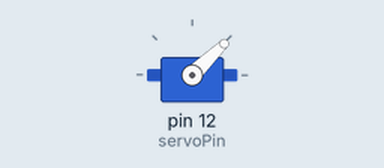
Simulated run of this sketch. Board: Arduino Uno, built with avr-gcc and run on an emulated ATmega328P. On the bench: servo.

Above: at 0.05 s.
Timing chart, 0 to 4.6 s (numbered marks = the images above):
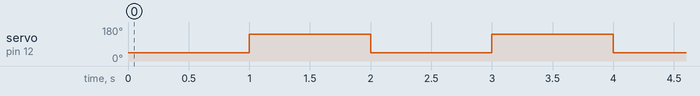

The sketch:

servotest.ino
```cpp
#include <Servo.h>
Servo servo1;
int servoPin = 12;

void setup(){
  servo1.attach(servoPin);
}

void loop(){
  servo1.writeMicroseconds(1000);
  delay(1000);
  servo1.writeMicroseconds(2000);
  delay(1000);
}
```

Measured:
- by itself, servo on pin 12 (servoPin): alternates 141° for 1.0 s and 44° for 1.0 s
